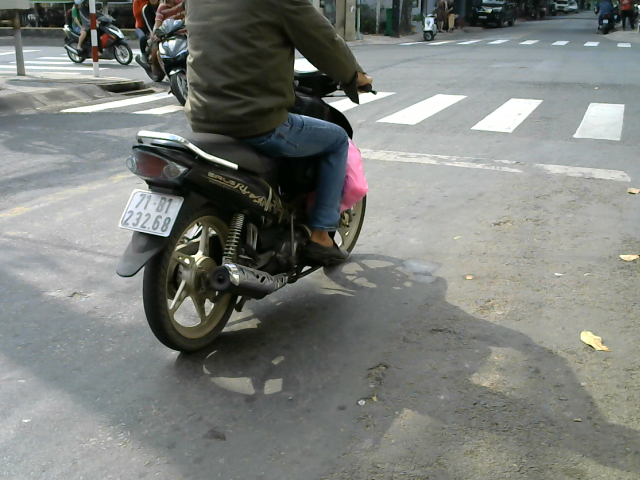
#> input picture magic/data_test/image02870.png, 640 x 480 px; its folder holds only this picture in this run
$ python -i Automold.py   (imports and definitions only)
#> lines starting #> are read from the running program, lines starting #| are printed output that depends on the picture
#> further down, picture is the input picture: shape (480, 640, 3); mean B, G, R 122.9, 127.1, 124

# import glob
import cv2 as cv2
import numpy as np
# import matplotlib.pyplot as plt
import random
import math


###################### HLS #############################

# [128 lines left out: functions hls, hue, lightness, saturation, hsv, value and 5 more, not called in this run]

err_not_np_img= "not a numpy array or list of numpy array"
err_img_arr_empty="Image array is empty"
err_row_zero="No. of rows can't be <=0"
err_column_zero="No. of columns can't be <=0"
err_invalid_size="Not a valid size tuple (x,y)"
err_caption_array_count="Caption array length doesn't matches the image array length"

def is_numpy_array(x):

    return isinstance(x, np.ndarray)
def is_tuple(x):
    return type(x) is tuple
def is_list(x):
    return type(x) is list
def is_numeric(x):
    return type(x) is int
# [5 lines left out: function is_numeric_list_or_tuple, not called in this run]

err_brightness_coeff="brightness coeff can only be between 0.0 to 1.0"
err_darkness_coeff="darkness coeff can only be between 0.0 to 1.0"

# [82 lines left out: functions change_light, verify_image, brighten, darken, random_brightness, not called in this run]

err_shadow_count="only 1-10 shadows can be introduced in an image"
err_invalid_rectangular_roi="Rectangular ROI dimensions are not valid"
err_shadow_dimension="polygons with dim<3 dont exist and >10 take time to plot"

# [63 lines left out: functions generate_shadow_coordinates, shadow_process, add_shadow, not called in this run]

err_snow_coeff="Snow coeff can only be between 0 and 1"
# [32 lines left out: functions snow_process, add_snow, not called in this run]

err_rain_slant="Numeric value between -20 and 20 is allowed"
err_rain_width="Width value between 1 and 5 is allowed"
err_rain_length="Length value between 0 and 100 is allowed"
# [67 lines left out: functions generate_random_lines, rain_process, add_rain, not called in this run]

err_fog_coeff="Fog coeff can only be between 0 and 1"
# [130 lines left out: functions add_blur, generate_random_blur_coordinates, add_fog, generate_gravel_patch, gravel_process, add_gravel, not called in this run]

err_flare_circle_count="Numeric value between 0 and 20 is allowed"
# [75 lines left out: functions flare_source, add_sun_flare_line, add_sun_process, add_sun_flare, not called in this run]

err_speed_coeff="Speed coeff can only be between 0 and 1"
# [143 lines left out: functions apply_motion_blur, add_speed, autumn_process, add_autumn, fliph, flipv and 2 more, not called in this run]

err_invalid_center_manhole="center should be in the format (x,y)"
err_invalid_height_width_manhole="height and width should be positive integers."
# [40 lines left out: function add_manhole, not called in this run]

def exposure_process(image):
    image= np.copy(image)
    img_yuv = cv2.cvtColor(image, cv2.COLOR_BGR2YUV)
#> img_yuv: shape (480, 640, 3); mean of channels 0, 1, 2 125.7, 126.6, 126.5
    clahe = cv2.createCLAHE(clipLimit=2.0, tileGridSize=(4,4))
    ones= np.ones(img_yuv[:,:,0].shape)
    ones[img_yuv[:,:,0]>150]= 0.85
    img_yuv[:,:,0]= img_yuv[:,:,0]*ones
#> img_yuv: shape (480, 640, 3); mean of channels 0, 1, 2 114.9, 126.6, 126.5

    img_yuv[:,:,0] = clahe.apply(img_yuv[:,:,0])
#> img_yuv: shape (480, 640, 3); mean of channels 0, 1, 2 128.9, 126.6, 126.5
    img_yuv[:,:,0] = cv2.equalizeHist(img_yuv[:,:,0])
#> img_yuv: shape (480, 640, 3); mean of channels 0, 1, 2 128.3, 126.6, 126.5
    img_yuv[:,:,0] = clahe.apply(img_yuv[:,:,0])
#> img_yuv: shape (480, 640, 3); mean of channels 0, 1, 2 129.1, 126.6, 126.5

    image_res = cv2.cvtColor(img_yuv, cv2.COLOR_YUV2BGR)
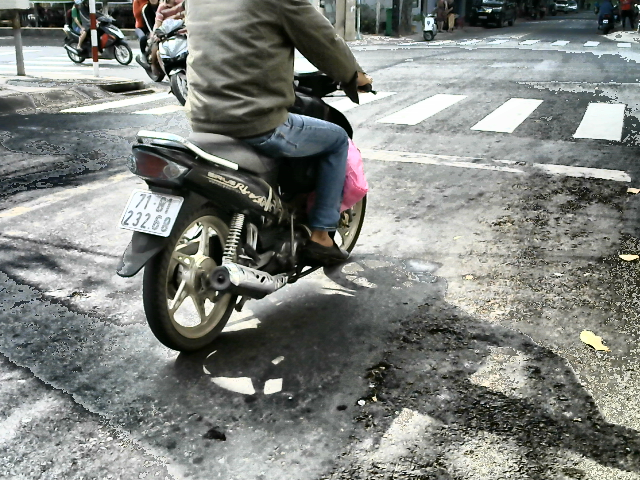
#> image_res: shape (480, 640, 3); mean B, G, R 126.2, 130.5, 127.3
    image_res= cv2.fastNlMeansDenoisingColored(image_res,None,3,3,7,21)
    return image_res

# [10 lines left out: function correct_exposure, not called in this run]

err_aug_type='wrong augmentation function is defined'
err_aug_list_type='aug_types should be a list of string function names'
err_aug_volume='volume type can only be "same" or "expand"'
# [40 lines left out: function augment_random, not called in this run]

>>> import cv2
>>> picture = cv2.imread('data_test/image02870.png')
>>> result = exposure_process(picture)

$ run again, on magic/data_test/image02873.png
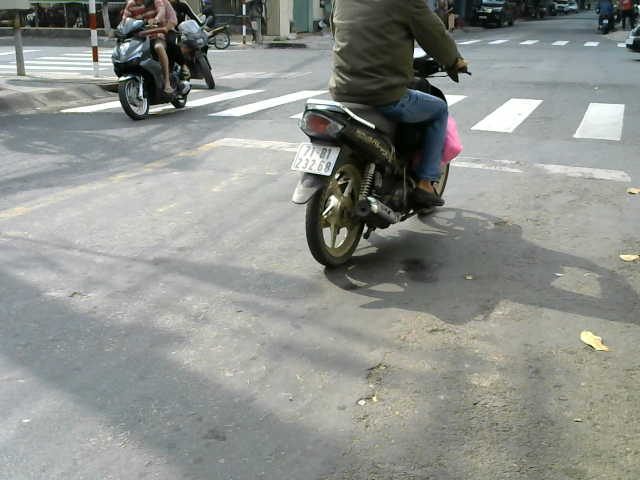
#> input picture magic/data_test/image02873.png, 640 x 480 px
#> picture is the input picture: shape (480, 640, 3); mean B, G, R 139.3, 144.2, 141
#> in exposure_process, `image_res = cv2.cvtColor(img_yuv, cv2.COLOR_YUV2BGR)`:
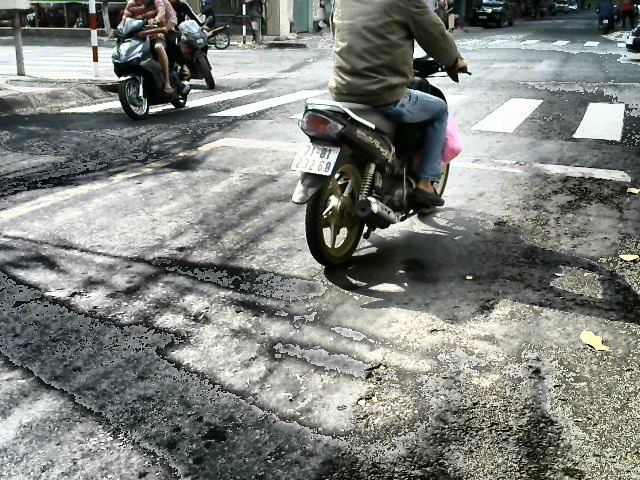
#> image_res: shape (480, 640, 3); mean B, G, R 125, 130, 126.7

$ run again, on magic/data_test/image02880.png
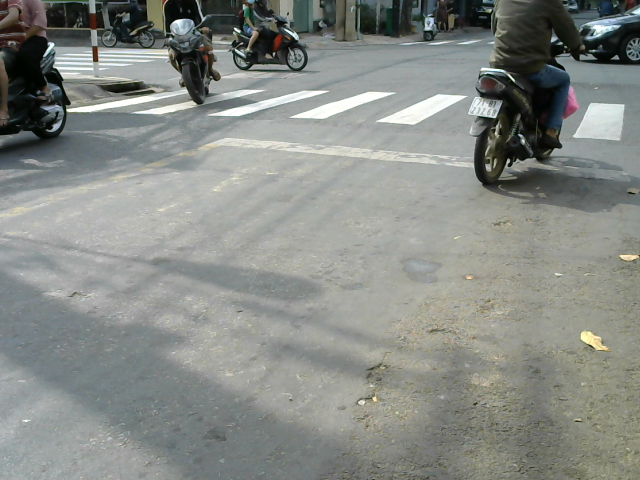
#> input picture magic/data_test/image02880.png, 640 x 480 px
#> picture is the input picture: shape (480, 640, 3); mean B, G, R 133.4, 138.3, 134.7
#> in exposure_process, `image_res = cv2.cvtColor(img_yuv, cv2.COLOR_YUV2BGR)`:
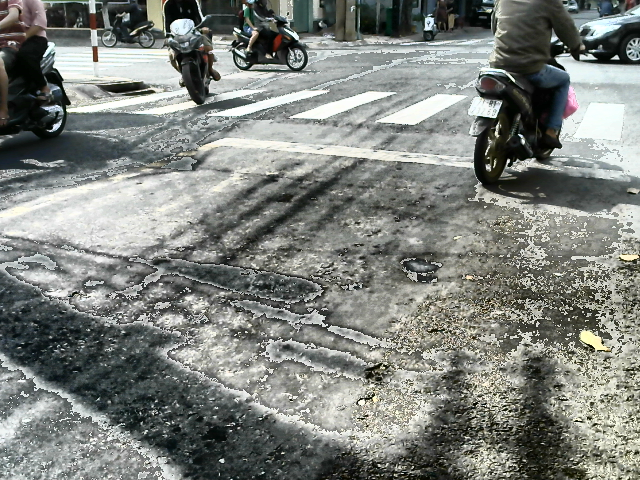
#> image_res: shape (480, 640, 3); mean B, G, R 125, 130, 126.3
